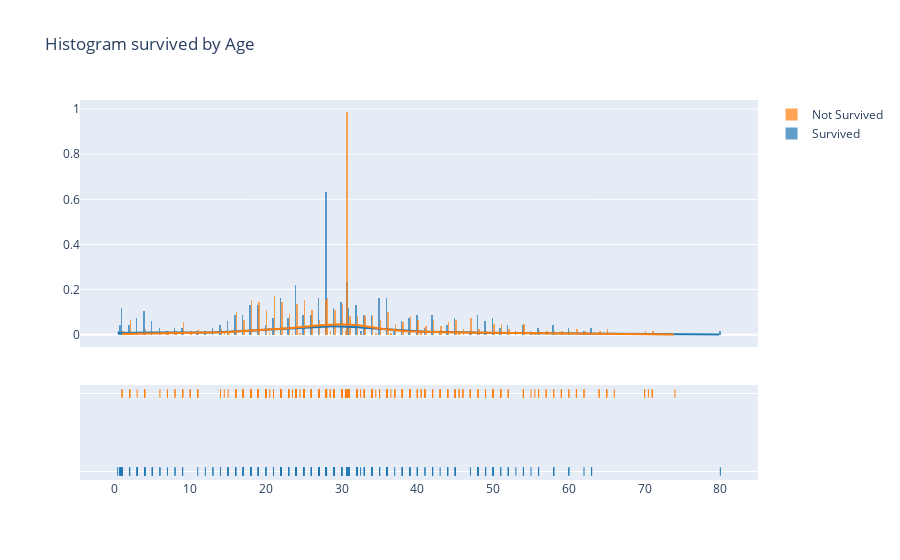

Notebook source saved alongside this figure:
### Code cell
# fig = px.histogram(train, x="Age", color="Survived", barmode='group')

surv = train.Age.loc[train['Survived'] == 1]
notSurv = train.Age.loc[train['Survived'] == 0]
surv_per_age = [surv, notSurv]

fig = ff.create_distplot(surv_per_age, ['Survived', 'Not Survived'], bin_size=.2)
fig.update_layout(title='Histogram survived by Age') 

fig

### Figure 1 — Plotly figure (JSON) as saved in the notebook; plotly's stock layout.template omitted (floating-point values rounded to 4 significant figures; data arrays with more than 128 entries replaced by an {"elided": "..."} marker saying what was removed)
{"data": [{"autobinx": false, "histnorm": "probability density", "legendgroup": "Survived", "marker": {"color": "rgb(31, 119, 180)"}, "name": "Survived", "opacity": 0.7, "type": "histogram", "x": {"elided": "340 float values"}, "xaxis": "x", "xbins": {"end": 80, "size": 0.2, "start": 0.42}, "yaxis": "y"}, {"autobinx": false, "histnorm": "probability density", "legendgroup": "Not Survived", "marker": {"color": "rgb(255, 127, 14)"}, "name": "Not Survived", "opacity": 0.7, "type": "histogram", "x": {"elided": "549 float values"}, "xaxis": "x", "xbins": {"end": 74, "size": 0.2, "start": 1}, "yaxis": "y"}, {"legendgroup": "Survived", "marker": {"color": "rgb(31, 119, 180)"}, "mode": "lines", "name": "Survived", "showlegend": false, "type": "scatter", "x": {"elided": "500 float values"}, "xaxis": "x", "y": {"elided": "500 float values"}, "yaxis": "y"}, {"legendgroup": "Not Survived", "marker": {"color": "rgb(255, 127, 14)"}, "mode": "lines", "name": "Not Survived", "showlegend": false, "type": "scatter", "x": {"elided": "500 float values"}, "xaxis": "x", "y": {"elided": "500 float values"}, "yaxis": "y"}, {"legendgroup": "Survived", "marker": {"color": "rgb(31, 119, 180)", "symbol": "line-ns-open"}, "mode": "markers", "name": "Survived", "showlegend": false, "type": "scatter", "x": {"elided": "340 float values"}, "xaxis": "x", "y": {"elided": "340 str values"}, "yaxis": "y2"}, {"legendgroup": "Not Survived", "marker": {"color": "rgb(255, 127, 14)", "symbol": "line-ns-open"}, "mode": "markers", "name": "Not Survived", "showlegend": false, "type": "scatter", "x": {"elided": "549 float values"}, "xaxis": "x", "y": {"elided": "549 str values"}, "yaxis": "y2"}], "layout": {"barmode": "overlay", "hovermode": "closest", "legend": {"traceorder": "reversed"}, "title": {"text": "Histogram survived by Age"}, "xaxis": {"anchor": "y2", "domain": [0, 1], "zeroline": false}, "yaxis": {"anchor": "free", "domain": [0.35, 1], "position": 0}, "yaxis2": {"anchor": "x", "domain": [0, 0.25], "dtick": 1, "showticklabels": false}}}
